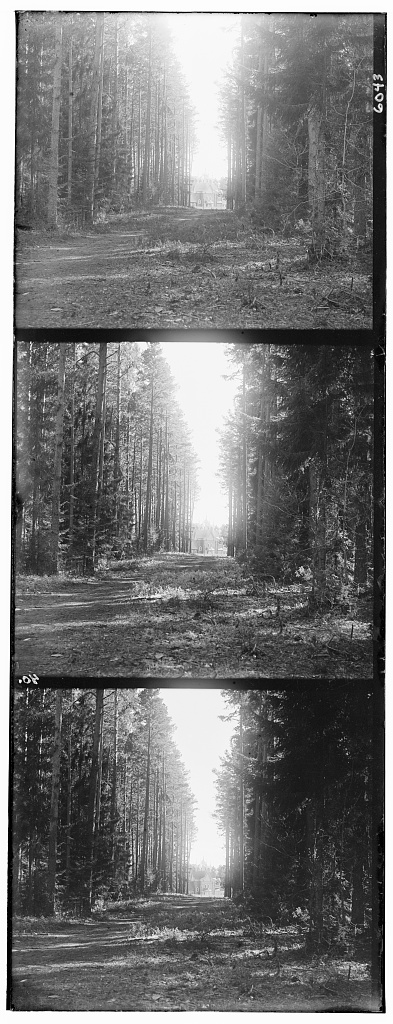
#> input picture project1/custom_images/trees.jpg, 393 x 1024 px
$ python algorithm.py
#> lines starting #> are read from the running program, lines starting #| are printed output that depends on the picture
# CS180 (CS280A): Project 1 starter Python code

# these are just some suggested libraries
# instead of scikit-image you could use matplotlib and opencv to read, write, and display images

import numpy as np
import skimage as sk
import skimage.io as skio

# define the metrics
def crop_border (image, crop_pct=0.1):
    h, w = image.shape
    dh, dw = int(h * crop_pct), int(w * crop_pct)
    return image[dh:h-dh, dw:w-dw]

def l2_score(image1, image2):
    return -np.sqrt(np.sum(np.sum((image1-image2)**2)))

def ncc_score(image1, image2):
    image1 = crop_border(image1)
    image2 = crop_border(image2)
    v1 = (image1 - np.mean(image1)).flatten()
    v2 = (image2 - np.mean(image2)).flatten()
    return np.dot(v1, v2) / (np.linalg.norm(v1) * np.linalg.norm(v2))

# define the aligning algorithms
def align_single_scale(image, ref, window=30, get_score=ncc_score):
    """Exhaustive search"""
    best_score = -float('inf')
    best_shift = (0, 0)
    best_img = image
    for dy in range(-window, window + 1):
        for dx in range(-window, window + 1):
            shifted = np.roll(np.roll(image, dy, axis=0), dx, axis=1)
            score = get_score(shifted, ref)
            if score > best_score:
                best_score = score
                best_shift = (dx, dy)
                best_img = shifted
    return best_img, best_shift

def align_pyramid(image, ref, max_levels=4, window=30, get_score=ncc_score):
    if image.shape[0] < 400 or max_levels <= 1:
        return align_single_scale(image, ref, window, get_score)

    small_img = sk.transform.rescale(image, 0.5, anti_aliasing=True)
    small_ref = sk.transform.rescale(ref, 0.5, anti_aliasing=True)
    _, (dx, dy) = align_pyramid(small_img, small_ref, max_levels - 1, window, get_score=get_score) # best displacement of smaller image

    dx, dy = dx * 2, dy * 2
    coarse_shifted = np.roll(np.roll(image, dy, axis=0), dx, axis=1)
    shifted, (ddx, ddy) = align_single_scale(coarse_shifted, ref, window=2, get_score=get_score)

    return shifted, (dx + ddx, dy + ddy)

# name of the input file
photo = 'trees.jpg'
# imname = f'CS180_fa2026_proj1_data/{photo}'
imname = f'custom_images/{photo}'

# read in the image
im = skio.imread(imname)
#> im is the input picture: shape (1024, 393); min 0, max 255, mean 115.3

# convert to double (might want to do this later on to save memory)
im = sk.img_as_float(im)

# compute the height of each part (just 1/3 of total)
height = np.floor(im.shape[0] / 3.0).astype(int)
#> height = 341

# separate color channels
b = im[:height]
g = im[height: 2*height]
r = im[2*height: 3*height]

# align the images
# functions that might be useful for aligning the images include:
# np.roll, np.sum, sk.transform.rescale (for multiscale)

ag, ag_shift = align_pyramid(g, b, get_score=ncc_score)
#> the loop in align_single_scale, `for dy in range(-window, window + 1):` made 61 passes
#> pass 1, in ncc_score, `image2 = crop_border(image2)`:
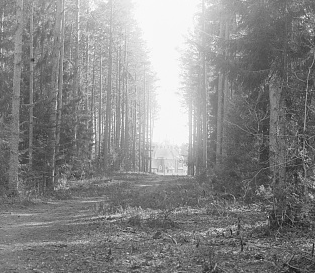
#> image2: shape (273, 315) float64; min 0.0588, max 1, mean 0.528
#> pass 1, in ncc_score (call 3), `image1 = crop_border(image1)`:
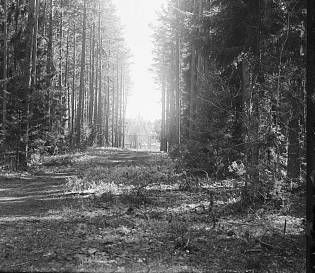
#> image1: shape (273, 315) float64; min 0, max 1, mean 0.397
#> after the loop in align_single_scale, `for dy in range(-window, window + 1):`:
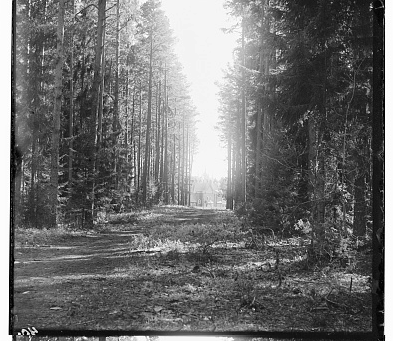
#> best_img: shape (341, 393) float64; min 0, max 1, mean 0.433
#> after the loop in align_single_scale, `for dy in range(-window, window + 1):`:
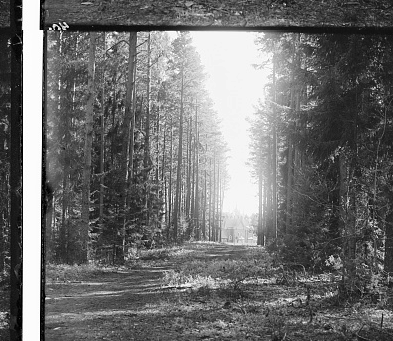
#> shifted: shape (341, 393) float64; min 0, max 1, mean 0.433
ar, ar_shift = align_pyramid(r, b, get_score=ncc_score)
#> call 2 of align_single_scale, with window = 30
#> after the loop in align_single_scale (call 2), `for dy in range(-window, window + 1):`:
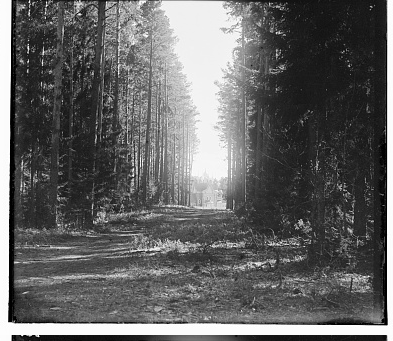
#> best_img: shape (341, 393) float64; min 0, max 1, mean 0.391
#> after the loop in align_single_scale (call 2), `for dy in range(-window, window + 1):`:
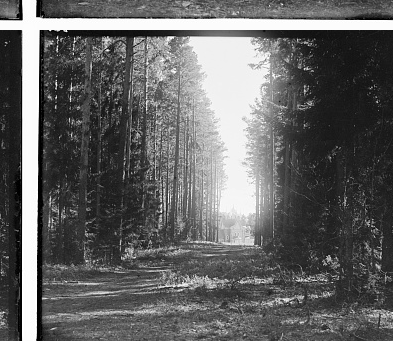
#> shifted: shape (341, 393) float64; min 0, max 1, mean 0.391

# ag, ag_shift = align_single_scale(g, b, get_score=ncc_score)
# ar, ar_shift = align_single_scale(r, b, get_score=ncc_score)

### ag = align(g, b)
### ar = align(r, b)
# create a color image
im_out = np.dstack([ar, ag, b])

# save the image

fname = f'custom_images_aligned/{photo}'
# fname = f'single_scale_aligned_imgs/{photo}'
skio.imsave(fname, sk.img_as_ubyte(im_out))
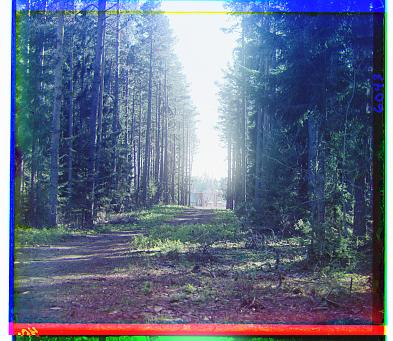
#> saved as trees.jpg: shape (341, 393, 3); mean R, G, B 99.8, 110.2, 135.2

# display the image
skio.imshow(im_out)
skio.show()
